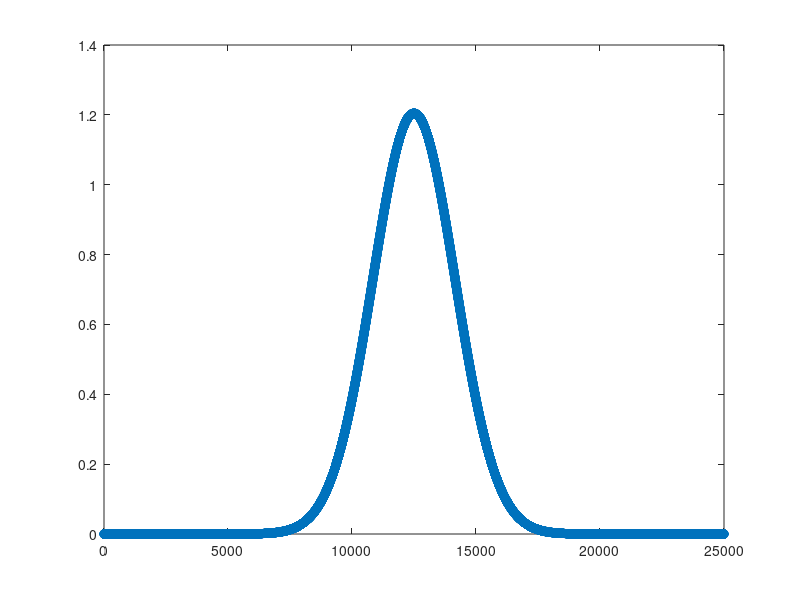
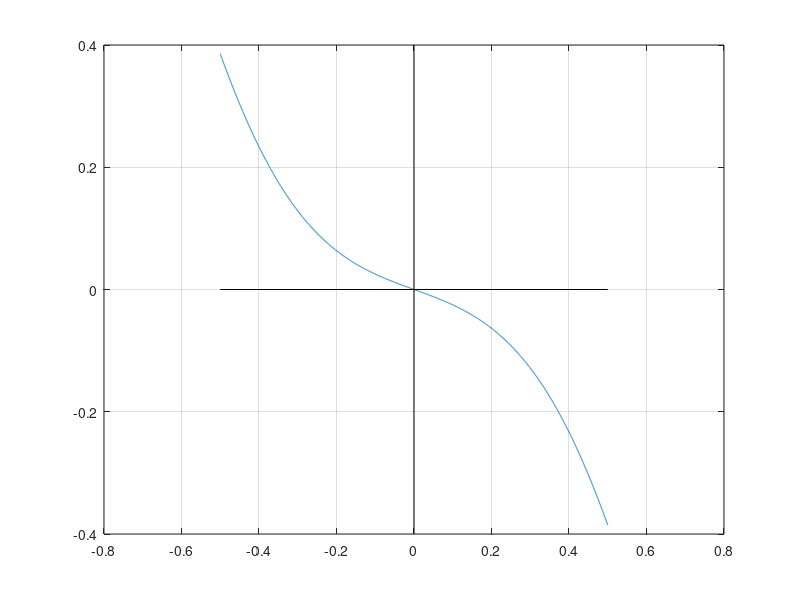

These figures' MATLAB source, in order:
%SINC
%bt=0.4;
%span = 6;    % Filter span in symbols
%SPS = 5;
%t=linspace(-span/2,span/2,span*SPS+1);
%H=sinc(t);
%H=H(4:28);

% GAUSS
bt=0.4;
span = 5;    % Filter span in symbols
SPS = 5000;
t = linspace(-span/2, span/2, span*SPS);
alpha = sqrt(log(2)/2)/(bt);
H = (sqrt(pi)/alpha)*exp(-(t*pi/alpha).^2);


%H = H./sum(H);

figure(1);
plot([0:numel(H)-1],H,'o-');

TAU=linspace(-SPS/2, SPS/2, SPS+1);
F_TAU = H(numel(H)/2 + TAU + SPS)-H(numel(H)/2 + TAU - SPS);

figure(11);
clf;
plot(linspace(-0.5,0.5,numel(F_TAU)), F_TAU);
grid on;

hold on;
plot([-0.5 0.5],[0 0],'black')
plot([0 0],[-0.4 0.4],'black')